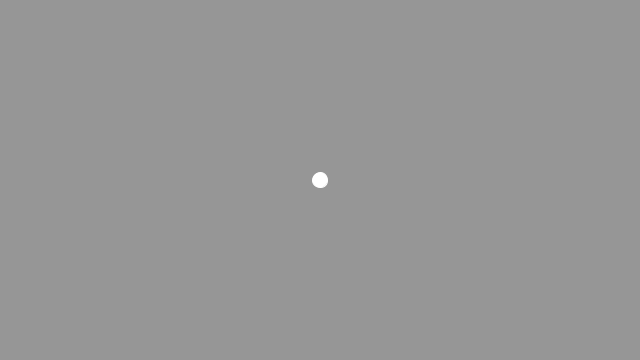
Frame 1 (no input)
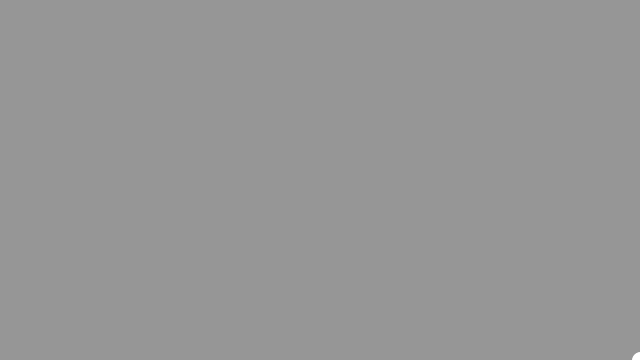
Frame 60 (the mouse pressed at the canvas centre just before this capture)
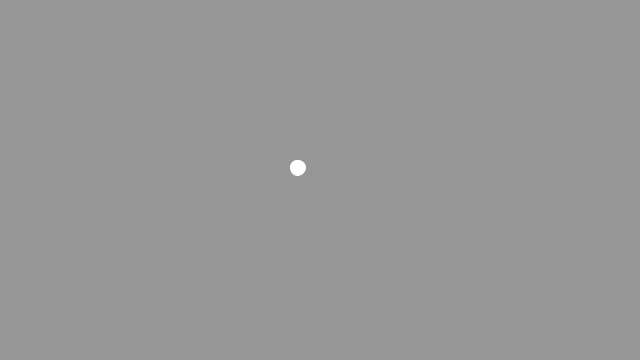
Frame 120 (the mouse held since frame 60 and released just before this capture)

The Processing sketch that drew these frames (run headless with seeded random() and noise(); from frame 60 on, the mouse is pressed at the canvas centre):

// Processing sketch: AccelerationTowardsMouse
// ── AccelerationTowardsMouse.pde
// Exercise 1.8
// Implement Acceleration towards the mouse location

Mover m;

PVector maxDir;
float maxMag;

void setup() {
    size(640, 360);
    m = new Mover(width/2, height/2, -10, 10);

    maxDir = PVector.add(new PVector(0,0), new PVector(width, height));
    maxMag = maxDir.mag();
}

void draw() {
    background(150);
    //stroke(0);
    //rotate(maxDir.heading());
    //line(0,0,maxMag,0);
    m.render();
    m.move();
    m.checkBorders();
}

class Mover {

    PVector location;
    PVector velocity;
    PVector acceleration;
    float topspeed;
    float xoff, yoff;
    float minStep, maxStep;
    float step;
    float gravity;

    Mover(float xpos_, float ypos_, float minStep_, float maxStep_) {
	location = new PVector(xpos_, ypos_);
	velocity = new PVector(0,0);
	topspeed = 2;

	xoff = 0;
	yoff = 10000;

	minStep = minStep_;
	maxStep = maxStep_;

    }

    void render() {
	stroke(255);
	ellipse(location.x, location.y, 15, 15);
    }

    void move() {
	PVector mouse = new PVector(mouseX, mouseY);
	//PVector direction = PVector.sub(mouse, location);
	acceleration = PVector.sub(mouse, location);

	gravity = (maxMag - acceleration.mag()) / maxMag;
	acceleration.normalize();
	acceleration.mult(gravity);
	//acceleration = direction;

	velocity.add(acceleration);
	velocity.limit(7);
	location.add(velocity);
	println(acceleration);
    }

    void checkBorders() {
	if (location.x > width) {
	    location.x = 0;
	} else if (location.x < 0){
	    location.x = width;
	}

	if (location.y > height) {
	    location.y = 0;
	} else if (location.y < 0){
	    location.y = height;
	}
    }
}
